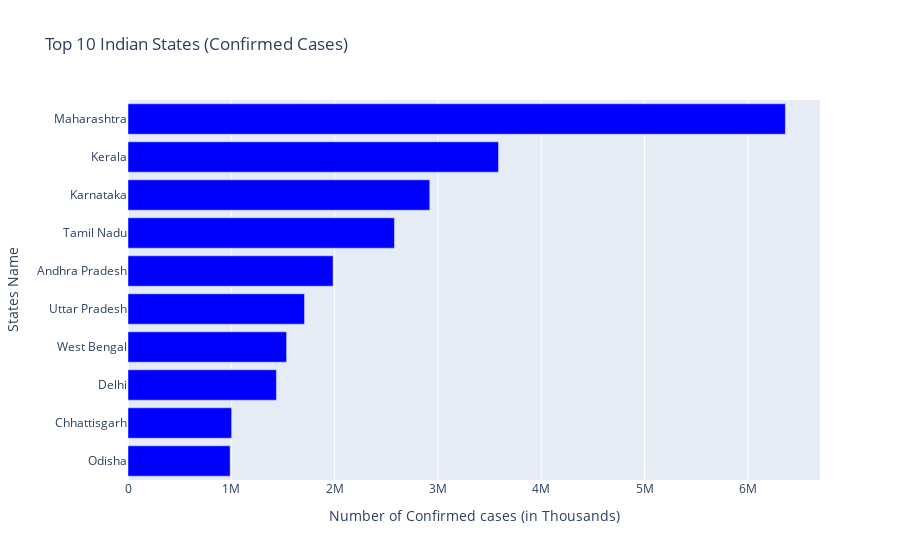

Write notebook code for a chart like this one.
### Markdown cell above
<b>Top 10 Confirmed States</b>

### Code cell
# calling horizontal_bar_chart and passing confirmed value
top_10_confirmed_states = india_cases.sort_values('Confirmed', ascending=False)[:10]
horizontal_bar_chart(top_10_confirmed_states,top_10_confirmed_states.Confirmed, top_10_confirmed_states.index,
            'Top 10 Indian States (Confirmed Cases)', 'Number of Confirmed cases (in Thousands)','States Name','blue')

### Figure 1 — Plotly figure (JSON) as saved in the notebook; plotly's stock layout.template omitted (floating-point values rounded to 4 significant figures)
{"data": [{"alignmentgroup": "True", "hovertemplate": "Number of Confirmed cases (in Thousands)=%{x}<br>States Name=%{y}<extra></extra>", "legendgroup": "", "marker": {"color": "blue", "pattern": {"shape": ""}}, "name": "", "offsetgroup": "", "orientation": "h", "showlegend": false, "textposition": "auto", "type": "bar", "x": [6363442, 3586693, 2921049, 2579130, 1985182, 1708812, 1534999, 1436852, 1003356, 988997], "xaxis": "x", "y": ["Maharashtra", "Kerala", "Karnataka", "Tamil Nadu", "Andhra Pradesh", "Uttar Pradesh", "West Bengal", "Delhi", "Chhattisgarh", "Odisha"], "yaxis": "y"}], "layout": {"autosize": true, "barmode": "relative", "legend": {"tracegroupgap": 0}, "title": {"text": "Top 10 Indian States (Confirmed Cases)"}, "xaxis": {"anchor": "y", "autorange": true, "domain": [0, 1], "range": [0, 6698360], "title": {"text": "Number of Confirmed cases (in Thousands)"}, "type": "linear"}, "yaxis": {"anchor": "x", "autorange": true, "categoryorder": "total ascending", "domain": [0, 1], "range": [-0.5, 9.5], "title": {"text": "States Name"}, "type": "category"}}}
